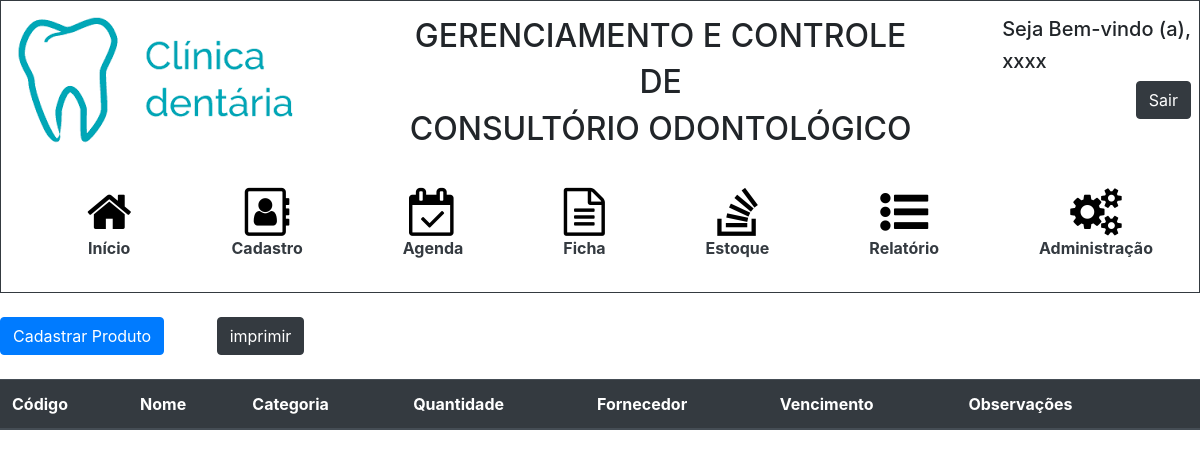
The app's page /estoque.php, older data.
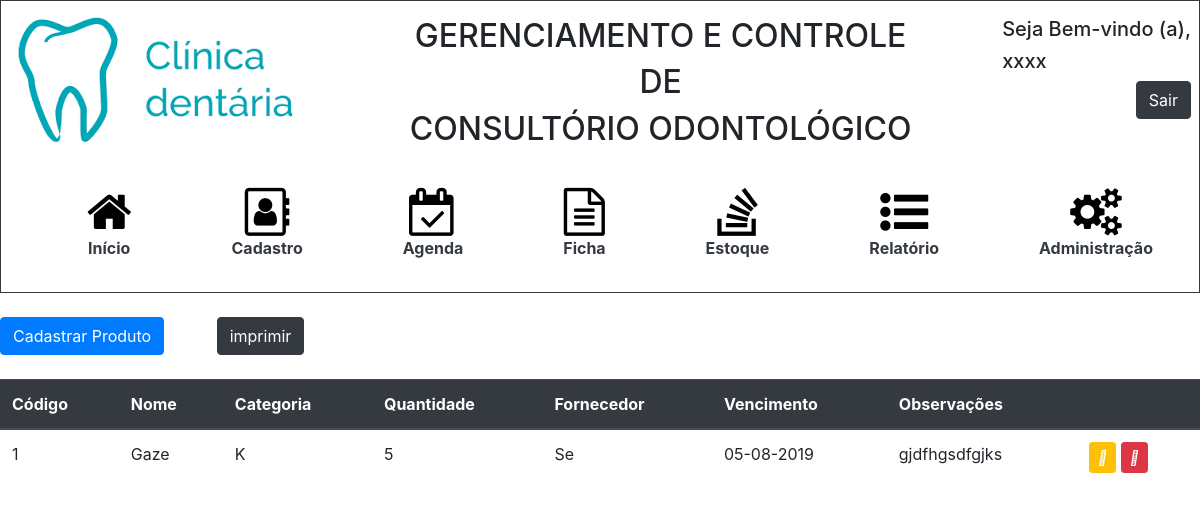
The same page, newer data.
### tables this page shows
CREATE TABLE `estoque` (
  `id_estoque` int(11) NOT NULL,
  `numeroproduto` int(11) DEFAULT NULL,
  `nomeproduto` varchar(200) NOT NULL,
  `categoria` varchar(100) NOT NULL,
  `quantidade` int(11) NOT NULL,
  `fornecedor` varchar(100) DEFAULT NULL,
  `vencimento` date NOT NULL,
  `complemento` varchar(100) DEFAULT NULL
);

### estoque.php (the view, shortened to what this page needs)
<!DOCTYPE html>
<html>
	<head>
		<link rel="stylesheet" href="https://stackpath.bootstrapcdn.com/bootstrap/4.3.1/css/bootstrap.min.css">
		<link rel="stylesheet" href="https://cdnjs.cloudflare.com/ajax/libs/font-awesome/4.7.0/css/font-awesome.min.css">
		<link rel="stylesheet" type="text/css" href="styleHome.css">
		<link rel="stylesheet" type="text/css" href="styleHeader.css">
	</head>
	<body>
		<?php include 'header.php'?>
		<button type="button" class="btn btn-primary btn-md" data-toggle="modal" data-target="#modal1">Cadastrar Produto</button>
        <input type="button" class ="btn btn-dark ml-5" onclick="window.print();" value="imprimir">
			<table class="table w-100 mt-4">
				<thead class="thead-dark">
					<tr>
						<th scope="col">Código</th>
						<th scope="col">Nome </th>
						<th scope="col">Categoria</th>
						<th scope="col">Quantidade</th>
						<th scope="col">Fornecedor</th>
						<th scope ="col">Vencimento</th>
						<th scope = "col">Observações</th>
						<th scope = "col"></th>
					</tr>
				</thead>
				<tbody>
					<?php
						include_once 'conexao.php';
						$sql = "SELECT * FROM estoque";
						$busca = mysqli_query($con, $sql);
						while($array = mysqli_fetch_array($busca)){
							$idEstoque = $array['id_estoque'];
							$nroProduto = $array['numeroproduto'];
                            $nomeProduto = $array['nomeproduto'];
							$categoria = $array['categoria'];
                            $quantidade = $array['quantidade'];
                            $fornecedor = $array['fornecedor'];
                            $vencimento = $array['vencimento'];
                            $complemento = $array['complemento'];
							$dtVenci = explode('-', $vencimento);
							$dtVencimento = $dtVenci[2] . "-" . $dtVenci[1]. "-" . $dtVenci[0];
					?>
						<tr>
						    <td><?php echo $nroProduto?></td>
						    <td><?php echo $nomeProduto?></td>
							<td><?php echo $categoria?></td>
							<td><?php echo $quantidade?></td>
							<td><?php echo $fornecedor?></td>
							<td><?php echo $dtVencimento?></td>
							<td><?php echo $complemento?></td>
							<td>
								<a class="btn btn-warning btn-sm"  style="color:#fff" href="editarEstoque.php?id=<?php echo $idEstoque?>" role="button"><i class="far fa-edit"></i></a>
								<a class="btn btn-danger btn-sm"  style="color:#fff" href="deletarEstoque.php?id=<?php echo $idEstoque?>"  role="button"><i class="far fa-edit"></i></a>
							</td>
        				</tr>
					<?php } ?>
				</tbody>
			</table>
	</body>
</html>

Row changes from the older to the newer data that the page shows:
added estoque: numeroproduto "1", nomeproduto "Gaze", categoria "K", quantidade "5", fornecedor "Se", vencimento "05-08-2019", complemento "gjdfhgsdfgjks"
